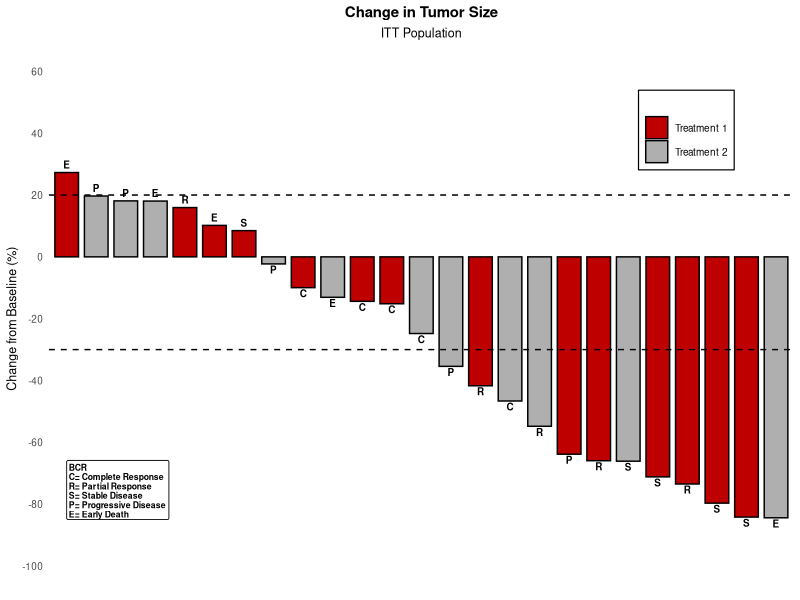
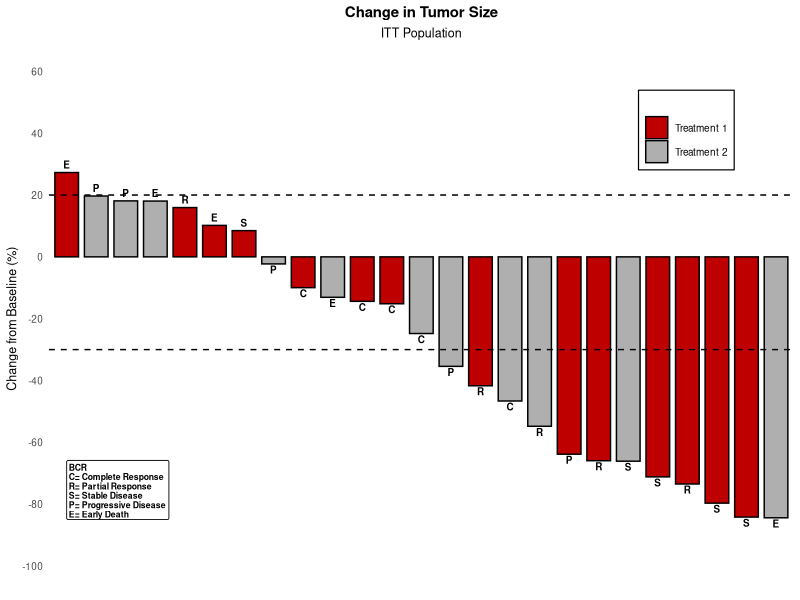
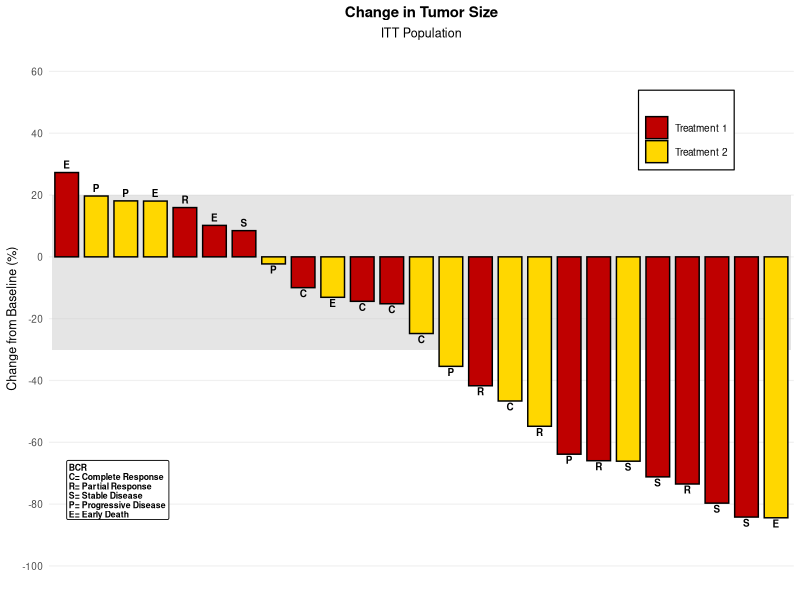
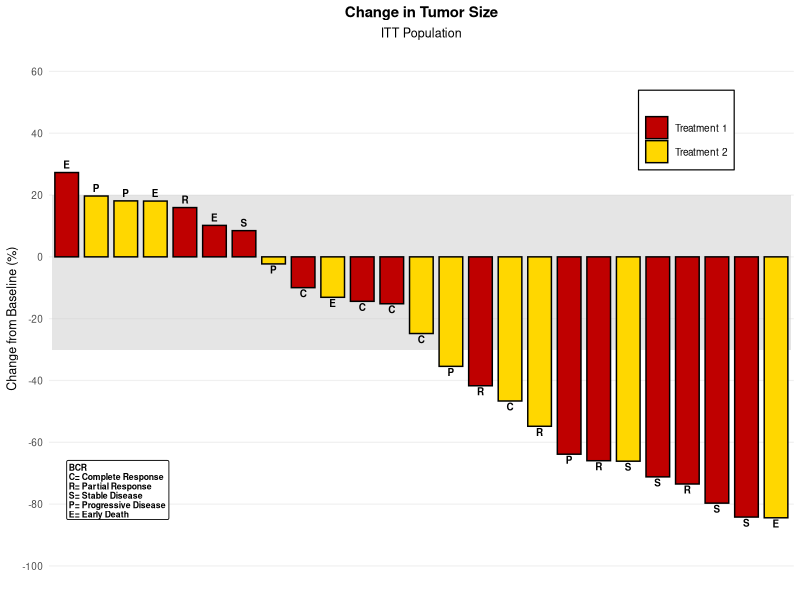

Write the R code that produced these figures, in order.
out <- Sys.getenv("OUT_DIR")
if (!nzchar(out)) out <- getwd()
if (!dir.exists(out)) dir.create(out, recursive = TRUE, showWarnings = FALSE)

## ------------------------------------------------------------
## SAS RANUNI replication (Fishman & Moore, SAS 9.x)
##   seed_{n+1} = (397204094 * seed_n) mod 2147483647
##   u = seed / 2147483647
## ------------------------------------------------------------
m <- 2147483647
a <- 397204094

mod_mult <- function(a, b, m) {
  # (a*b) %% m without overflow (binary method)
  res <- 0
  a <- a %% m
  b <- as.numeric(b)
  while (b > 0) {
    if (b %% 2 == 1) {
      res <- (res + a) %% m
    }
    a <- (a * 2) %% m
    b <- floor(b / 2)
  }
  res
}

seed <- 2
sas_ranuni <- function() {
  seed <<- mod_mult(a, seed, m)
  seed / m
}

## ------------------------------------------------------------
## Data step: TumorSize
## ------------------------------------------------------------
n <- 25
Id <- 1:n
Cid <- sprintf("%2d", Id)          # put(id,2.0)  right-aligned width 2
Change <- numeric(n)
Group <- character(n)
Label <- character(n)

for (i in seq_len(n)) {
  u1 <- sas_ranuni()
  Change[i] <- 30 - 120 * u1
  u2 <- sas_ranuni()
  # int(ranuni+0.5) -> floor(u+0.5) ; 1 => Treatment 1 else Treatment 2
  iv <- floor(u2 + 0.5)
  Group[i] <- if (iv == 1) "Treatment 1" else "Treatment 2"
  # SAS: if mod(id,5)=1 then Label='C' etc.  Note SAS is case-insensitive
  # but variable is Label (BCR)
  r <- i %% 5
  if (r == 1) Label[i] <- "C"
  else if (r == 2) Label[i] <- "R"
  else if (r == 3) Label[i] <- "S"
  else if (r == 4) Label[i] <- "P"
  else if (r == 0) Label[i] <- "E"
}

TumorSize <- data.frame(
  Cid = Cid,
  Id = Id,
  Change = Change,
  Group = Group,
  Label = Label,
  stringsAsFactors = FALSE
)
# label attribute (SAS label)
attr(TumorSize$Change, "label") <- "Change from Baseline (%)"

# CSV of full dataset (for reference, not required but useful)
write.csv(TumorSize, file.path(out, "TumorSize.csv"), row.names = FALSE, na = "")

## ------------------------------------------------------------
## PROC PRINT obs=5  -> P100.lst / sashtml.htm
## ------------------------------------------------------------
print5 <- TumorSize[1:5, c("Cid","Id","Change","Group","Label")]
# SAS proc print shows Obs number
print5_with_obs <- cbind(Obs = 1:5, print5)

# write CSVs
write.csv(print5_with_obs, file.path(out, "P100.csv"), row.names = FALSE, na = "")
write.csv(print5_with_obs, file.path(out, "sashtml.csv"), row.names = FALSE, na = "")

# text rendering helper
render_print <- function(df, title1 = NULL, title2 = NULL) {
  # simple fixed-width text similar to SAS listing
  hdr <- c("Obs","Cid","Id","Change","Group","Label")
  # format Change with SAS default BEST12. ? Use 6 decimals as generated
  # Keep full precision for listing; format with 4 decimals for readability
  # We will show Change with 4 decimals (SAS default would show full)
  fmt_change <- format(round(df$Change, 4), nsmall = 4, trim = TRUE)
  lines <- c()
  if (!is.null(title1)) lines <- c(lines, title1)
  if (!is.null(title2)) lines <- c(lines, title2)
  lines <- c(lines, paste(sprintf("%-4s %-4s %-4s %-12s %-13s %-5s",
                                  "Obs","Cid","Id","Change","Group","Label"),
                          collapse = ""))
  lines <- c(lines, paste(rep("-", 60), collapse = ""))
  for (i in seq_len(nrow(df))) {
    lines <- c(lines, sprintf("%-4d %-4s %-4d %-12s %-13s %-5s",
                              df$Obs[i],
                              df$Cid[i],
                              df$Id[i],
                              fmt_change[i],
                              df$Group[i],
                              df$Label[i]))
  }
  lines
}

txt_lines <- render_print(print5_with_obs)

# write .txt, .lst, .htm renderings (all same content)
writeLines(txt_lines, file.path(out, "P100.txt"))
writeLines(txt_lines, file.path(out, "P100.lst"))
writeLines(c("<html><body><pre>", txt_lines, "</pre></body></html>"),
           file.path(out, "sashtml.htm"))
writeLines(txt_lines, file.path(out, "sashtml.txt"))

## ------------------------------------------------------------
## Figure 1: TumorSize_SG_V94  (categoryorder=respdesc)
## ------------------------------------------------------------
library(ggplot2)
library(dplyr)

# order by Change descending (respdesc)
ord1 <- TumorSize %>% arrange(desc(Change))
ord1$Cid <- factor(ord1$Cid, levels = ord1$Cid)

# colors: cxbf0000 (red) , cxafafaf (light grey)
col1 <- c("Treatment 1" = "#bf0000", "Treatment 2" = "#afafaf")

p1 <- ggplot(ord1, aes(x = Cid, y = Change, fill = Group)) +
  geom_bar(stat = "identity", position = position_dodge(width = 0.9),
           colour = "black", width = 0.8) +
  geom_hline(yintercept = c(20, -30), linetype = "dashed", colour = "black") +
  geom_text(aes(label = Label), position = position_dodge(width = 0.9),
            vjust = ifelse(ord1$Change >= 0, -0.5, 1.2),
            size = 2.5, fontface = "bold") +
  scale_fill_manual(values = col1, name = "") +
  scale_y_continuous(limits = c(-100, 60), breaks = seq(60, -100, by = -20)) +
  labs(title = "Change in Tumor Size", subtitle = "ITT Population",
       x = NULL, y = "Change from Baseline (%)") +
  theme_minimal(base_size = 9) +
  theme(
    panel.border = element_blank(),
    panel.grid = element_blank(),
    axis.text.x = element_blank(),
    axis.ticks.x = element_blank(),
    plot.title = element_text(hjust = 0.5, face = "bold"),
    plot.subtitle = element_text(hjust = 0.5),
    legend.position = c(0.92, 0.92),
    legend.background = element_rect(colour = "black", fill = "white"),
    legend.justification = c(1, 1)
  ) +
  annotate("label",
           x = 1, y = -85,
           label = "BCR\nC= Complete Response\nR= Partial Response\nS= Stable Disease\nP= Progressive Disease\nE= Early Death",
           hjust = 0, vjust = 0, size = 2.2, fontface = "bold",
           fill = "white", colour = "black", label.size = 0.3,
           lineheight = 0.9)

# 5in x 3in at 300 dpi => 1500 x 900 px
ggsave(file.path(out, "tumorsize_sg_v94.png"), p1, width = 5, height = 3, dpi = 300, units = "in")
ggsave(file.path(out, "TumorSize_SG_V94.png"), p1, width = 5, height = 3, dpi = 300, units = "in")

# CSV of plotted data (ordered as displayed)
write.csv(ord1, file.path(out, "tumorsize_sg_v94.csv"), row.names = FALSE, na = "")
write.csv(ord1, file.path(out, "TumorSize_SG_V94.csv"), row.names = FALSE, na = "")

## ------------------------------------------------------------
## Figure 2: TumorSize_Band_SG_V94  (sorted desc, with band)
## ------------------------------------------------------------
TumorSizeDesc <- TumorSize %>% arrange(desc(Change))
TumorSizeDesc$Cid <- factor(TumorSizeDesc$Cid, levels = TumorSizeDesc$Cid)

col2 <- c("Treatment 1" = "#bf0000", "Treatment 2" = "gold")

# band data: rectangle from -30 to 20 across all x
band_df <- data.frame(
  Cid = levels(TumorSizeDesc$Cid),
  upper = 20,
  lower = -30
)
# need numeric x for geom_rect
TumorSizeDesc$xnum <- as.numeric(TumorSizeDesc$Cid)

p2 <- ggplot() +
  geom_rect(aes(xmin = 0.5, xmax = nrow(TumorSizeDesc) + 0.5, ymin = -30, ymax = 20),
            fill = "grey80", alpha = 0.5, colour = NA) +
  geom_bar(data = TumorSizeDesc,
           aes(x = Cid, y = Change, fill = Group),
           stat = "identity", position = position_dodge(width = 0.9),
           colour = "black", width = 0.8) +
  geom_text(data = TumorSizeDesc,
            aes(x = Cid, y = Change, label = Label, group = Group),
            position = position_dodge(width = 0.9),
            vjust = ifelse(TumorSizeDesc$Change >= 0, -0.5, 1.2),
            size = 2.5, fontface = "bold") +
  scale_fill_manual(values = col2, name = "") +
  scale_y_continuous(limits = c(-100, 60), breaks = seq(60, -100, by = -20)) +
  labs(title = "Change in Tumor Size", subtitle = "ITT Population",
       x = NULL, y = "Change from Baseline (%)") +
  theme_minimal(base_size = 9) +
  theme(
    panel.border = element_blank(),
    panel.grid.major.y = element_line(colour = "#f0f0f0"),
    panel.grid.minor = element_blank(),
    panel.grid.major.x = element_blank(),
    axis.text.x = element_blank(),
    axis.ticks.x = element_blank(),
    plot.title = element_text(hjust = 0.5, face = "bold"),
    plot.subtitle = element_text(hjust = 0.5),
    legend.position = c(0.92, 0.92),
    legend.background = element_rect(colour = "black", fill = "white"),
    legend.justification = c(1, 1)
  ) +
  annotate("label",
           x = 1, y = -85,
           label = "BCR\nC= Complete Response\nR= Partial Response\nS= Stable Disease\nP= Progressive Disease\nE= Early Death",
           hjust = 0, vjust = 0, size = 2.2, fontface = "bold",
           fill = "white", colour = "black", label.size = 0.3,
           lineheight = 0.9)

ggsave(file.path(out, "tumorsize_band_sg_v94.png"), p2, width = 5, height = 3, dpi = 300, units = "in")
ggsave(file.path(out, "TumorSize_Band_SG_V94.png"), p2, width = 5, height = 3, dpi = 300, units = "in")

write.csv(TumorSizeDesc %>% select(Cid, Id, Change, Group, Label),
          file.path(out, "tumorsize_band_sg_v94.csv"), row.names = FALSE, na = "")
write.csv(TumorSizeDesc %>% select(Cid, Id, Change, Group, Label),
          file.path(out, "TumorSize_Band_SG_V94.csv"), row.names = FALSE, na = "")

# also ensure lower-case names expected by harness
# (already written)
